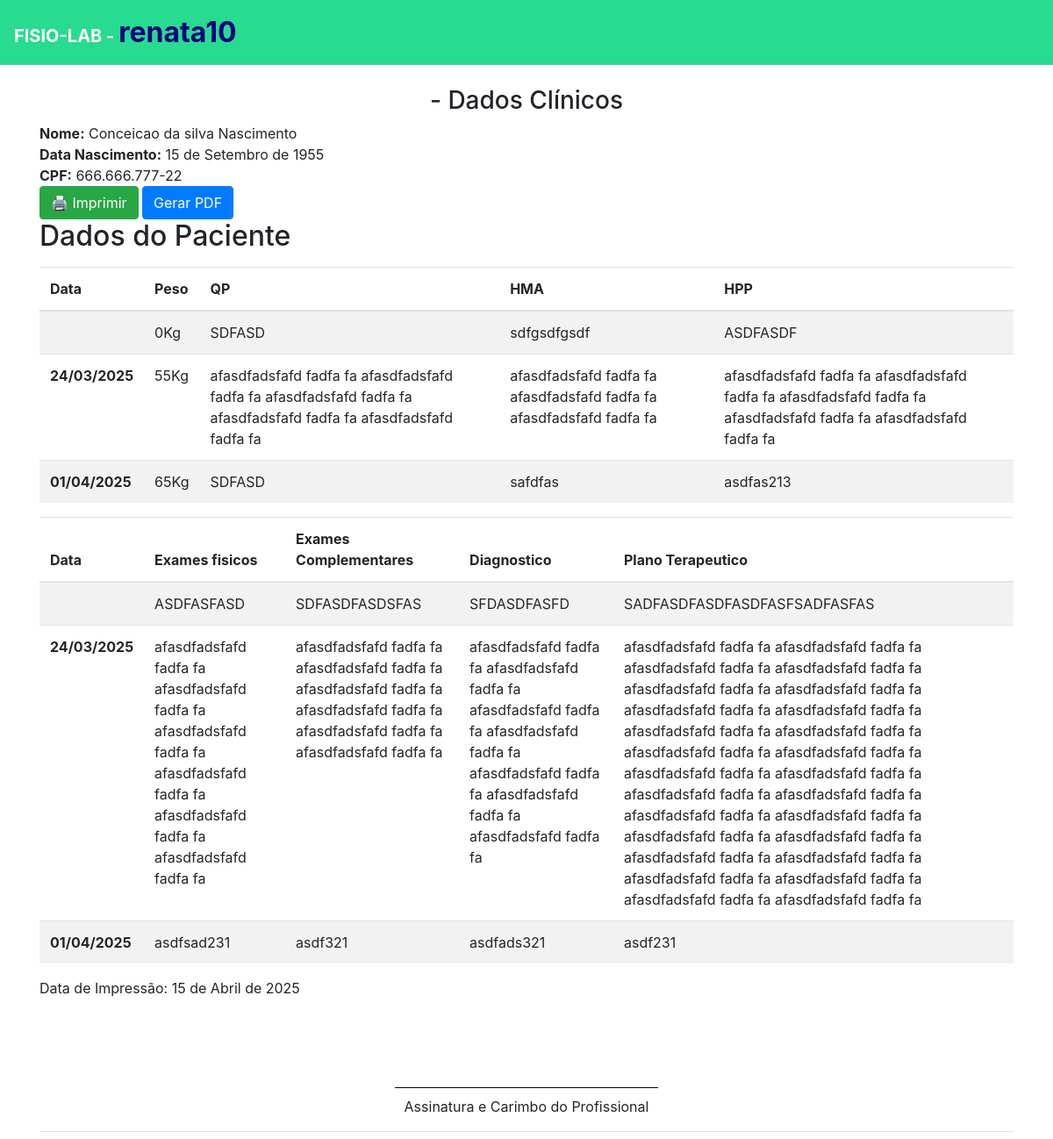
Page /pacientes/3/ (signed in) on the earlier database version.
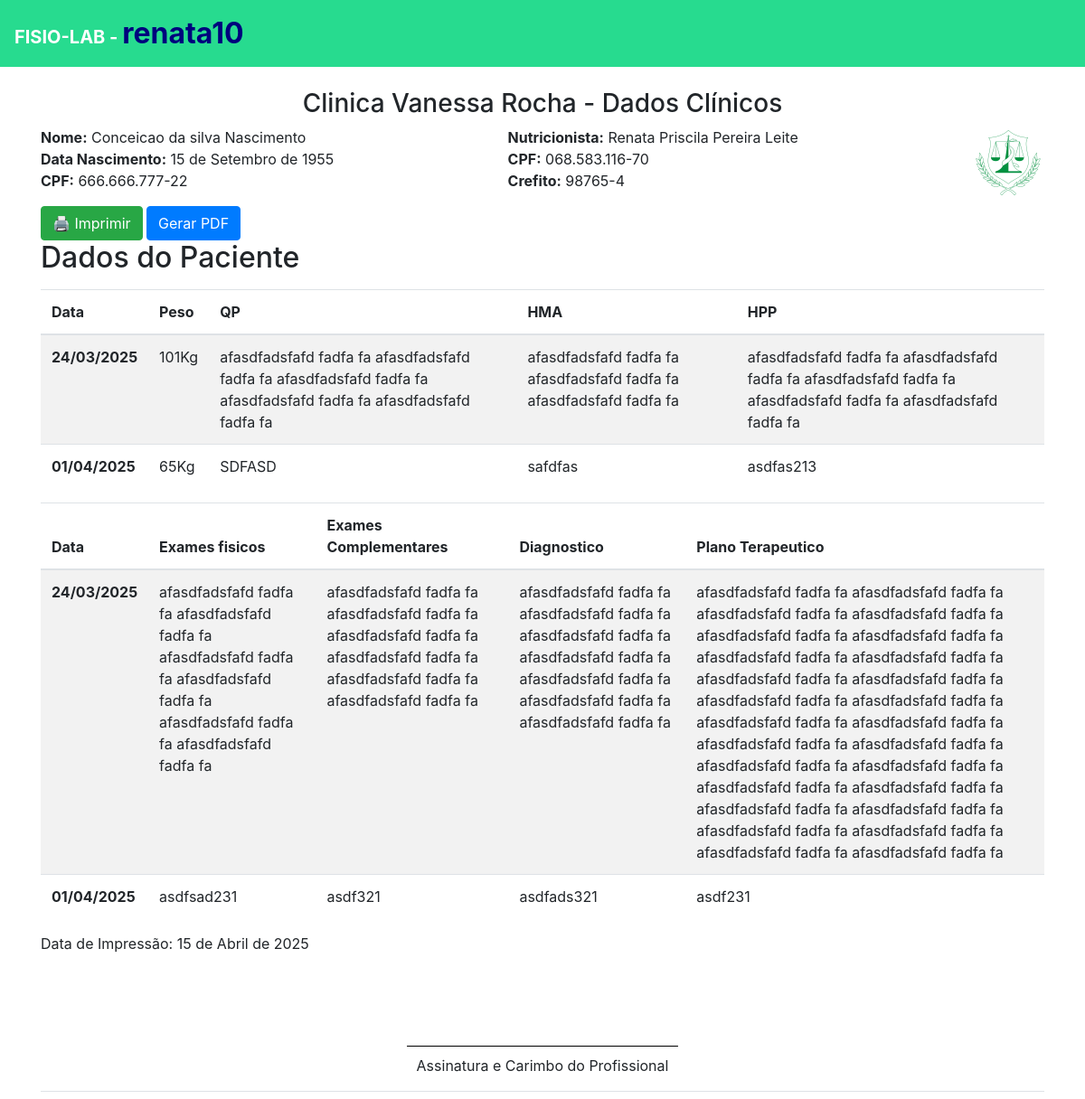
Same page on the later database version.
### plataforma/models.py (models this page shows, shortened)
class DadosPaciente(models.Model):
    paciente = models.ForeignKey(Pacientes, on_delete=models.CASCADE)
    data = models.DateField()
    peso = models.IntegerField()
    qp = models.CharField(max_length=125)
    hma = models.CharField(max_length=125)
    hpp = models.CharField(max_length=125)
    antecedentepf = models.CharField(max_length=120)
    exame_fisico = models.CharField(max_length=88)
    exames_complementares = models.CharField(max_length=80)
    diagnostico = models.CharField(max_length=80)
    plano_terapeutico = models.CharField(max_length=80)

### autenticacao/models.py (models this page shows, shortened)
class PerfilProfissional(models.Model):
    usuario = models.OneToOneField(User, on_delete=models.CASCADE)
    nome_completo = models.CharField(max_length=100)
    cpf = models.CharField(max_length=14)
    crefito = models.CharField(max_length=20)
    nomeclinica = models.CharField(max_length=101, null=True)
    logotipo = models.ImageField(upload_to='logos_profissionais/', blank=True, null=True)

### plataforma/views.py (the view)
# urls.py: path('pacientes/<int:id>/', views.imprimir_dados_paciente, name='imprimir_dados_paciente'),
@login_required(login_url='/auth/logar/')
def imprimir_dados_paciente(request, id):
    paciente = get_object_or_404(Pacientes, id=id)
    dados_paciente = DadosPaciente.objects.filter(paciente=paciente)
    if not paciente.fisio == request.user:
        messages.add_message(request, constants.ERROR, 'Acesso negado a este PACIENTE. ')
        return redirect('/dados_paciente/')
    if request.method == 'POST':
        pass
    else:
        return render(request, 'imprimir_dados_paciente.html', {
            'paciente': paciente,
            'dados_paciente': dados_paciente,
            'today': date.today()
        })

### autenticacao/context_processors.py (called while the page is built)
def perfil_profissional(request):
    if request.user.is_authenticated:
        perfil = PerfilProfissional.objects.filter(usuario=request.user).first()
        return {'perfil': perfil}
    return {'perfil': None}

### plataforma/templates/imprimir_dados_paciente.html (shortened to what this page needs)
{% extends 'base.html' %}
{% block 'body' %}
<div class="container mt-4">
    <div class="border-bottom pb-3 mb-4">
        <h3 class="text-center">{{perfil.nomeclinica}} - Dados Clínicos</h3>
        <div class="d-flex justify-content-between">
            <div>
               <strong> Nome:</strong> {{ paciente.nome }}<br>
                <strong>Data Nascimento:</strong> {{ paciente.datanascimento }}<br>
                <strong>CPF:</strong> {{ paciente.cpf }}
            </div>
{% if perfil %}
    <div class="mb-3">
         <div>
            <strong>Nutricionista:</strong> {{ perfil.nome_completo }}<br>
            <strong>CPF:</strong> {{ perfil.cpf }}<br>
            <strong>Crefito:</strong> {{ perfil.crefito }}
        </div>
    </div>
    {% if perfil.logotipo %}
            <img src="{{ perfil.logotipo.url }}" height="80" class="mb-2">
    {% endif %}
{% endif %}
</div>
<button class="btn btn-success" onclick="window.print()">
    🖨️ Imprimir
</button>
<a button  href="{% url 'imprimir_dados_paciente' paciente.id %}" class="btn btn-primary">
    Gerar PDF
</button></a>
<h2>Dados do Paciente</h2>
<div>
    <table class="table table-striped">
        <thead>
            <tr>
            <th scope="col">Data</th>
            <th scope="col">Peso</th>
            <th scope="col">QP</th>
            <th scope="col">HMA</th>
            <th scope="col">HPP</th>
            </tr>
        </thead>
        <tbody>
            {% for dado in dados_paciente %}
            <tr>
                <th scope="row">{{dado.data|date:"d/m/Y"}}</th>
                <td scope="row">{{dado.peso}}Kg</td>
                <td>{{dado.qp}} </td>
                <td>{{dado.hma}}</td>
                <td>{{dado.hpp}}</td>
            </tr>
            {% endfor %}
        </tbody>
    </table>
    <table class="table table-striped">
        <thead>
            <tr>
            <th scope="col">Data</th>
            <th scope="col">Exames fisicos</th>
            <th scope="col">Exames Complementares</th>
            <th scope="col">Diagnostico</th>
            <th scope="col">Plano Terapeutico</th>
            </tr>
        </thead>
        <tbody>
            {% for dado in dados_paciente %}
            <tr>
                <th scope="row">{{dado.data|date:"d/m/Y"}}</th>
                <td scope="row">{{dado.exame_fisico}} </td>
                <td>{{dado.exames_complementares}} </td>
                <td>{{dado.diagnostico}} </td>
                <td>{{dado.plano_terapeutico}} </td>
            </tr>
            {% endfor %}
        </tbody>
    </table>
    <p>Data de Impressão: {{ today }}</p>
    <div class="footer-print">
        <div class="assinatura">
            <div class="linha-assinatura"></div>
            <div class="mt-1">
                Assinatura e Carimbo do Profissional
            </div>
        </div>
    </div>
</div>
{% endblock %}

Differences in the rows shown:
removed DadosPaciente: peso "0", qp "SDFASD", hma "sdfgsdfgsdf", hpp "ASDFASDF", exame_fisico "ASDFASFASD", exames_complementares "SDFASDFASDSFAS", diagnostico "SFDASDFASFD", plano_terapeutico "SADFASDFASDFASDFASFSADFASFAS"
added PerfilProfissional: nomeclinica "Clinica Vanessa Rocha", nome_completo "Renata Priscila Pereira Leite", cpf "068.583.116-70", crefito "98765-4", logotipo (picture)
changed DadosPaciente "afasdfadsfafd fadfa fa afasdfadsfafd fadfa fa afasdfadsfafd fadfa fa": peso "55" → "101"
Other differences:
text now shown: "Nutricionista: CPF: Crefito:"
